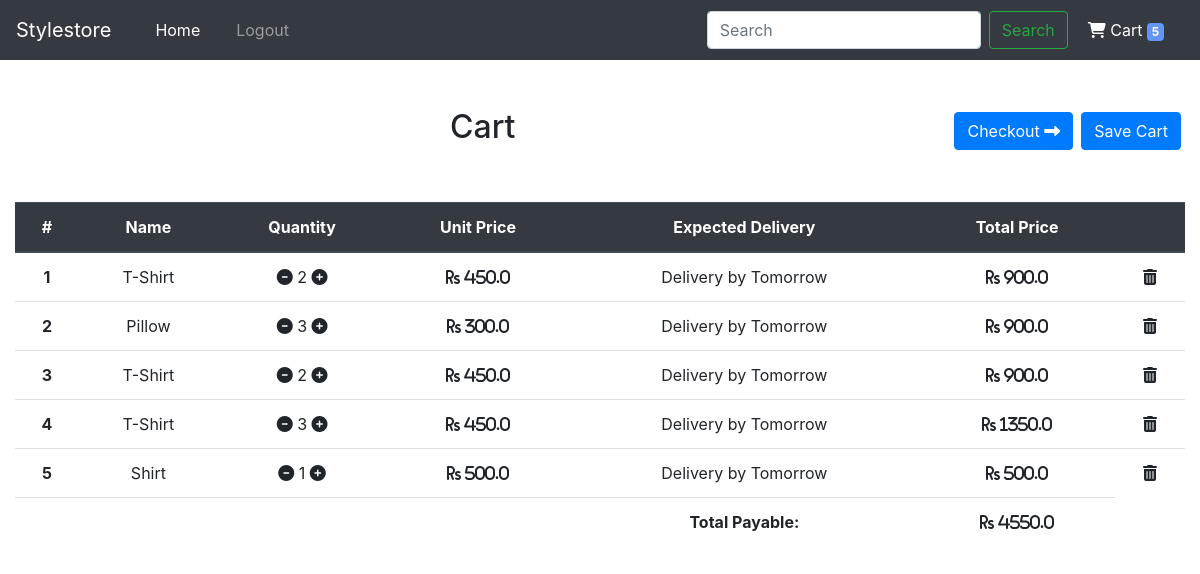
/cart/ (signed in), run on an earlier commit of the app's database.
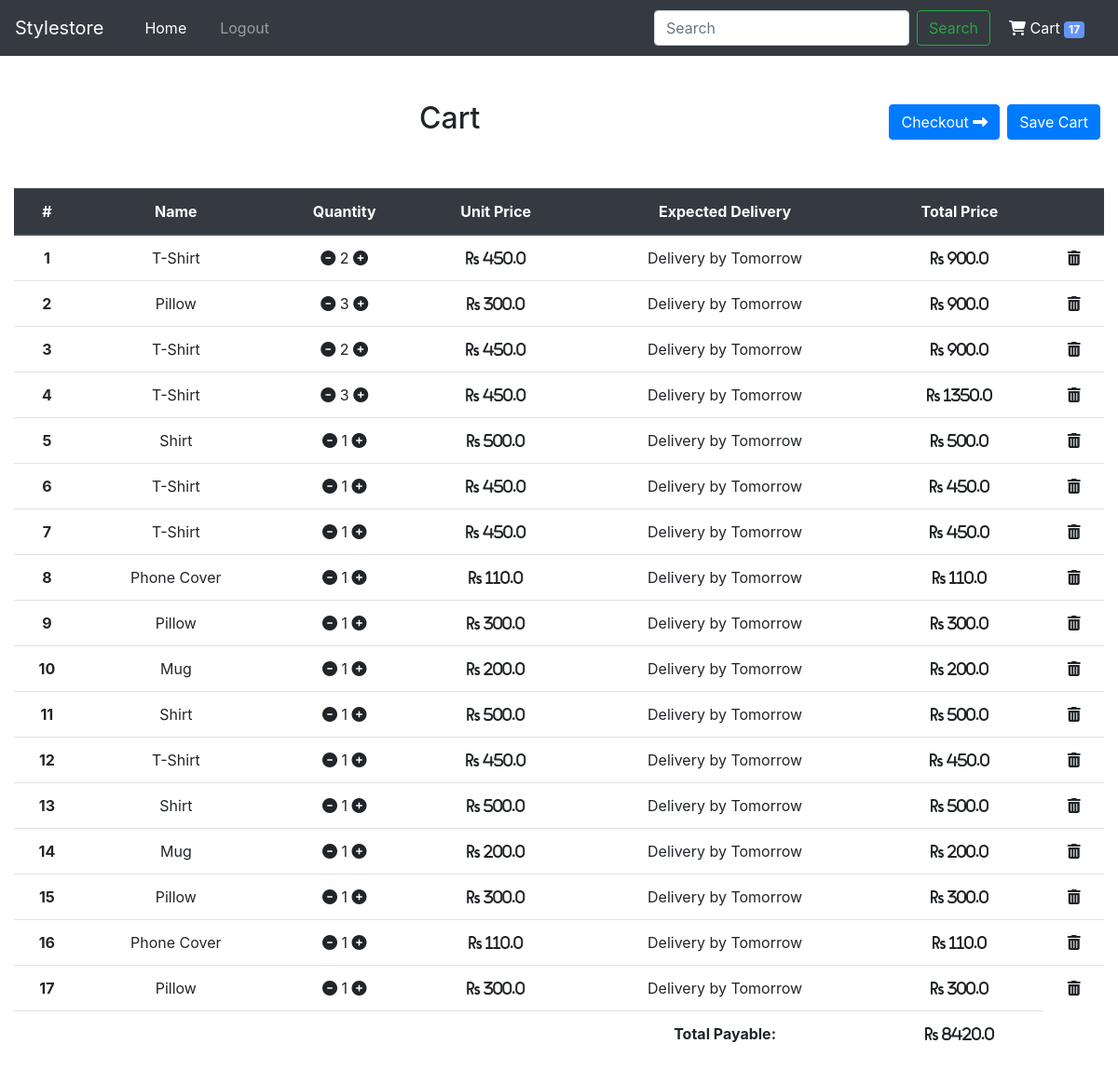
And on a later commit of the database.
### main/models.py (models this page shows, shortened)
class Cart(models.Model):
    user = models.ForeignKey('CustomUser', on_delete=models.CASCADE)
    is_purchased = models.BooleanField()
    order = models.ForeignKey('Order', on_delete=models.CASCADE, null = True, blank = True)
    complete_design = models.ForeignKey('CompleteDesign', on_delete=models.CASCADE)
    template = models.ForeignKey('Templates', on_delete=models.CASCADE)
    styled_template_url = models.URLField()
    quantity = models.IntegerField()
    unit_price = models.FloatField()
    added_at = models.DateTimeField()
    last_updated_at = models.DateTimeField()
    class Meta:
        verbose_name_plural = "cart"

class Templates(models.Model):
    name = models.CharField(max_length=200)
    image = models.CharField(max_length=200)
    unit_price = models.FloatField()
    class Meta:
        verbose_name_plural = "templates"

### main/views.py (the view)
# urls.py: path('cart/', views.cart, name='cart'),
def cart(request):
    context = {
        "error": None
    }
    get_cart = getCart(request)
    if get_cart:
        context = {**context, **get_cart}
        return render(request, 'main/cart.html', context)
    return HttpResponseRedirect('/auth/login/?next=/cart/')

### main/templatetags/custom_template_tags.py (called while the page is built)
@register.simple_tag()
def multiply(qty, unit_price, *args, **kwargs):
    total_price = qty * unit_price
    return total_price

### main/views.py (called while the page is built)
def getCart(request, limit = nav_cart_limit):
    if not request.user.is_authenticated:
        return None
    custom_user = main_models.CustomUser.objects.filter(username = request.user.get_username())
    cart_products = main_models.Cart.objects.filter(user = custom_user[0].id, is_purchased = False)
    total_payable = 0
    for i in cart_products.values():
        total_payable += (i['quantity'] * i['unit_price'])
    context = {
        "cart_products": cart_products,
        "nav_cart_products": cart_products[:limit],
        "total_cart_payable": total_payable
    }
    return context

### templates/main/cart.html (shortened to what this page needs)
{% extends 'base.html' %}
{% load static %}
{% load custom_template_tags %}
{% block content %}
    {% if cart_products %}
    <div class="container-fluid">
        <div class="py-5 text-center">
            <button class="btn btn-primary float-right m-1" onclick="saveCart()">Save Cart</button>
            <a href="{% url 'checkout' %}"><button class="btn btn-primary float-right m-1">Checkout <i class="fas fa-long-arrow-alt-right"></i></button></a>
            <h2>Cart</h2>
        </div>
        <table class="table table-hover text-center">
            <thead class="thead-dark">
                <tr>
                    <th scope="col">#</th>
                    <th scope="col">Name</th>
                    <th scope="col">Quantity</th>
                    <th scope="col">Unit Price</th>
                    <th scope="col">Expected Delivery</th>
                    <th scope="col">Total Price</th>
                    <th scope="col"></th>
                </tr>
            </thead>
            <tbody>
                {% for each_product in cart_products %}
                <tr onmouseover="showProductImg(this)" onmouseout="hideProductImg(this)">
                    <th scope="row">{{forloop.counter}}</th>
                    <td>
                        {{each_product.template.name}}
                    </td>
                    <td>
                        <i class="fas fa-minus-circle decQty" onclick="changeCartQuantity(this, -1)" style="cursor: pointer;"></i>
                        <span class="cartQty">{{each_product.quantity}}</span>
                        <i class="fas fa-plus-circle incQty" onclick="changeCartQuantity(this, 1)" style="cursor: pointer;"></i>
                    </td>
                    <td>
                        <i class="fas fa-rupee-sign unit_price">
                        {{each_product.unit_price}}
                        </i>
                    </td>
                    <td>Delivery by Tomorrow</td>
                    <td>
                        <i class="fas fa-rupee-sign total_price">
                        {% multiply each_product.quantity each_product.unit_price %}
                        </i>
                    </td>
                    <td>
                        <i class="fas fa-trash-alt" onclick="deleteProduct(this)" style="cursor: pointer;"></i>
                    </td>
                </tr>
                {% endfor %}
                <tr>
                    <td colspan="4"></td>
                    <td><strong>Total Payable:</strong></td>
                    <td><i class="fas fa-rupee-sign" id="total_payable"> {{total_cart_payable}}</i></td>
                </tr>
            </tbody>
        </table>
    </div>
    {% else %}
    <div class="container-fluid">
        <div class="py-5 text-center">
            <h2>Cart</h2>
            <h3>Cart is empty</h3>
        </div>
    {% endif %}
{% endblock %}

### templates/base.html (shortened to what this page needs)
{% load static %}
{% load custom_template_tags %}
<!DOCTYPE html>
<html lang='en'>
<head>
    {% if user.is_authenticated %}
    <link rel="stylesheet" href="{% static 'css/cart.css'%}">
    {% endif %}
    <link rel="stylesheet" href="https://stackpath.bootstrapcdn.com/bootstrap/4.3.1/css/bootstrap.min.css">
</head>
<body style="overflow-x:hidden;">
    <nav class="navbar navbar-expand-lg navbar-dark bg-dark">
        <a class="navbar-brand" href="{% url 'index' %}">Stylestore</a>
        <div class="collapse navbar-collapse" id="navbarSupportedContent">
            <ul class="navbar-nav mr-auto">
                <li class="nav-item active">
                    <a class="nav-link" href="{% url 'index' %}">Home <span class="sr-only">(current)</span></a>
                </li>
                {% if user.is_authenticated %}
                <li class="nav-item">
                    <a class="nav-link" href="{% url 'logout' %}">Logout</a>
                </li>
                {% endif %}
            </ul>
            <form class="form-inline my-2 my-lg-0">
                <input class="form-control mr-sm-2" type="search" placeholder="Search" aria-label="Search" name="search">
                <button class="btn btn-outline-success my-2 my-sm-0" type="submit">Search</button>
            </form>
            {% if user.is_authenticated %}
            <button class="bg-dark" style="padding: 10px;margin: auto 10px;border:0;color: white;" onclick="fadeToggleCart()" id="cartButton">
                <i class="fas fa-shopping-cart"></i> Cart
                <span class="badge">{{ cart_products|length }}</span>
            </button>
            {% endif %}
        </div>
    </nav>
    {% block content %} {% endblock %}
</body>
</html>

### static/css/cart.css (style rules this page uses)
*, *:before, *:after { box-sizing: border-box; }
body { font: 14px/22px "Lato", Arial, sans-serif; }
nav { padding: 20px 0 40px 0; background: #F8F8F8; font-size: 16px; }
nav ul li { display: inline; padding-left: 20px; }
nav ul li a { color: #777777; text-decoration: none; }
.badge { background-color: #6394F8; border-radius: 10px; color: white; display: inline-block; font-size: 12px; line-height: 1; padding: 3px 7px; text-align: center; vertical-align: middle; white-space: nowrap; }

What changed in the data, as far as the page shows it:
added Cart: template.name "T-Shirt", quantity "1", unit_price "450.0", quantity+unit_price "450.0"
added Cart: template.name "T-Shirt", quantity "1", unit_price "450.0", quantity+unit_price "450.0"
added Cart: template.name "Phone Cover", quantity "1", unit_price "110.0", quantity+unit_price "110.0"
added Cart: template.name "Pillow", quantity "1", unit_price "300.0", quantity+unit_price "300.0"
added Cart: template.name "Mug", quantity "1", unit_price "200.0", quantity+unit_price "200.0"
added Cart: template.name "Shirt", quantity "1", unit_price "500.0", quantity+unit_price "500.0"
added Cart: template.name "T-Shirt", quantity "1", unit_price "450.0", quantity+unit_price "450.0"
added Cart: template.name "Shirt", quantity "1", unit_price "500.0", quantity+unit_price "500.0"
added Cart: template.name "Mug", quantity "1", unit_price "200.0", quantity+unit_price "200.0"
added Cart: template.name "Pillow", quantity "1", unit_price "300.0", quantity+unit_price "300.0"
added Cart: template.name "Phone Cover", quantity "1", unit_price "110.0", quantity+unit_price "110.0"
added Cart: template.name "Pillow", quantity "1", unit_price "300.0", quantity+unit_price "300.0"
Also different on the page:
{{ cart_products|length }}: "5" → "17"
{{ total_cart_payable }}: "4550.0" → "8420.0"
